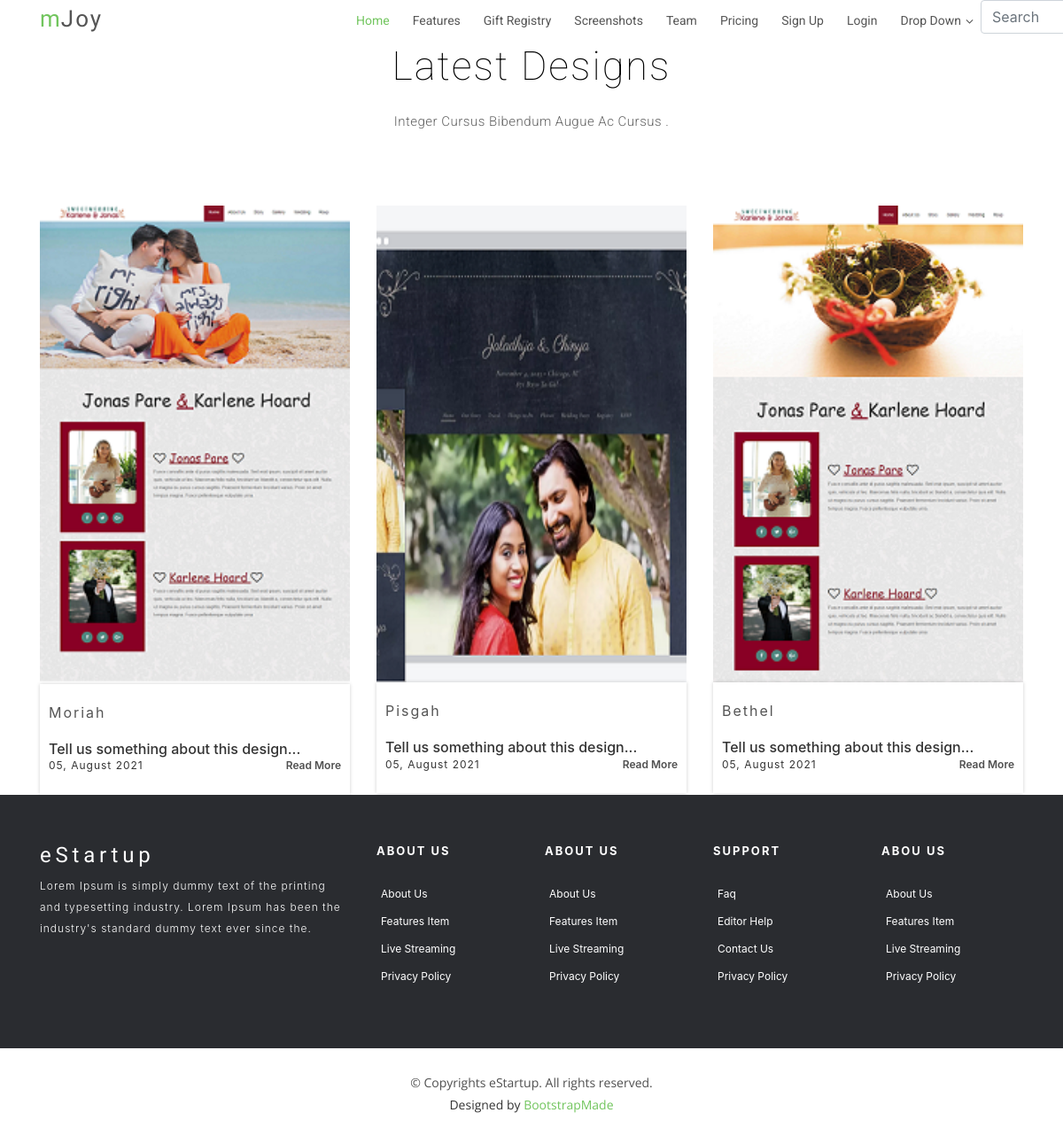
/templates/, run on the app's committed database.
### designs/models.py (models this page shows, shortened)
class Template(models.Model):
	name = models.CharField(max_length=100, blank=True, null=True)
	image = models.ImageField(upload_to='photos/designs/%Y/%m/%d/', blank=True, null=True)
	description = models.CharField(default='Tell us something about this design...', max_length=225, blank=True, null=True)
	slug = models.SlugField(null=True, unique=True)

### designs/views.py (the view)
# urls.py: path('', views.templates, name='templates-home'),
def templates(request):
	templates = Template.objects.all()
	context = {'templates': templates}
	return render(request, 'designs/templates.html', context)

### templates/designs/templates.html
{% extends "home/base.html" %}
{% load static %}
{% block content %}
<main id="main">
    <section id="blog" class="padd-sectio pt-5">
      <div class="container" data-aos="fade-up">
        <div class="section-title text-center">
          <h2>Latest designs</h2>
          <p class="separator">Integer cursus bibendum augue ac cursus .</p>
        </div>
        <div class="row" data-aos="fade-up" data-aos-delay="100">
        {% for template in templates %}
          <div class="col-md-6 col-lg-4">
            <div class="block-blog text-left">
              <a href="{% url 'template-sample-preview' template.slug %}"><img src="{{ template.image.url }}" alt="img"></a>
              <div class="content-blog">
                <h4><a href="#">{{ template.name }}</a></h4>
                <h6>{{ template.description }}</h6>
                <span>05, August 2021</span>
                <a class="pull-right readmore" href="#">read more</a>
              </div>
            </div>
          </div>
         {% endfor %}
        </div>
      </div>
    </section>
  </main>
{% endblock content %}

### static/css/style.css (style rules this page uses)
body { background-color: #fff; color: #333; }
h1, h2, h3, h4, h5, h6 { margin: 0; }
h2 { color: #000; font-weight: 600; }
h4 { color: #000; font-size: 13px; font-weight: 700; letter-spacing: 2px; text-transform: uppercase; line-height: 2; }
a { letter-spacing: 2px; text-decoration: none; color: #71c55d; }
p { color: #505050; font-size: 14px; font-weight: 300; letter-spacing: 0.5px; line-height: 2; margin-bottom: 20px; }
span { letter-spacing: 1px; }
section { overflow: hidden; }
.section-title { margin-bottom: 80px; }
.section-title h2 { font-family: "Roboto", sans-serif; font-size: 45px; font-weight: 100; letter-spacing: 2px; margin-bottom: 20px; text-transform: capitalize; }
.section-title .separator { margin: 0; }
.separator { color: #626262; font-family: "Roboto", sans-serif; font-size: 15px; font-weight: 300; margin-bottom: 30px; text-transform: capitalize; }
#blog .block-blog img { width: 100%; }
#blog .block-blog .content-blog { box-shadow: 0 0 0 0 rgba(0, 0, 0, 0.2), 0 0 4px 0 rgba(0, 0, 0, 0.19); display: inline-block; min-height: 125px; padding: 20px 10px; width: 100%; }
#blog .block-blog .content-blog h4 { line-height: 24px; margin-bottom: 20px; text-transform: capitalize; font-weight: normal; letter-spacing: 0; font-size: 16px; }
#blog .block-blog .content-blog h4 a { color: #555; text-decoration: none; transition: 0.3s; }
#blog .block-blog .content-blog > span { float: left; font-size: 12px; }
#blog .block-blog .content-blog a.readmore { color: #505050; font-size: 12px; font-weight: 600; text-decoration: none; transition: 0.3s; letter-spacing: 0; text-transform: capitalize; }

### data on the page
Template: image (picture), name "Moriah", description "Tell us something about this design..."
Template: image (picture), name "Pisgah", description "Tell us something about this design..."
Template: image (picture), name "Bethel", description "Tell us something about this design..."
